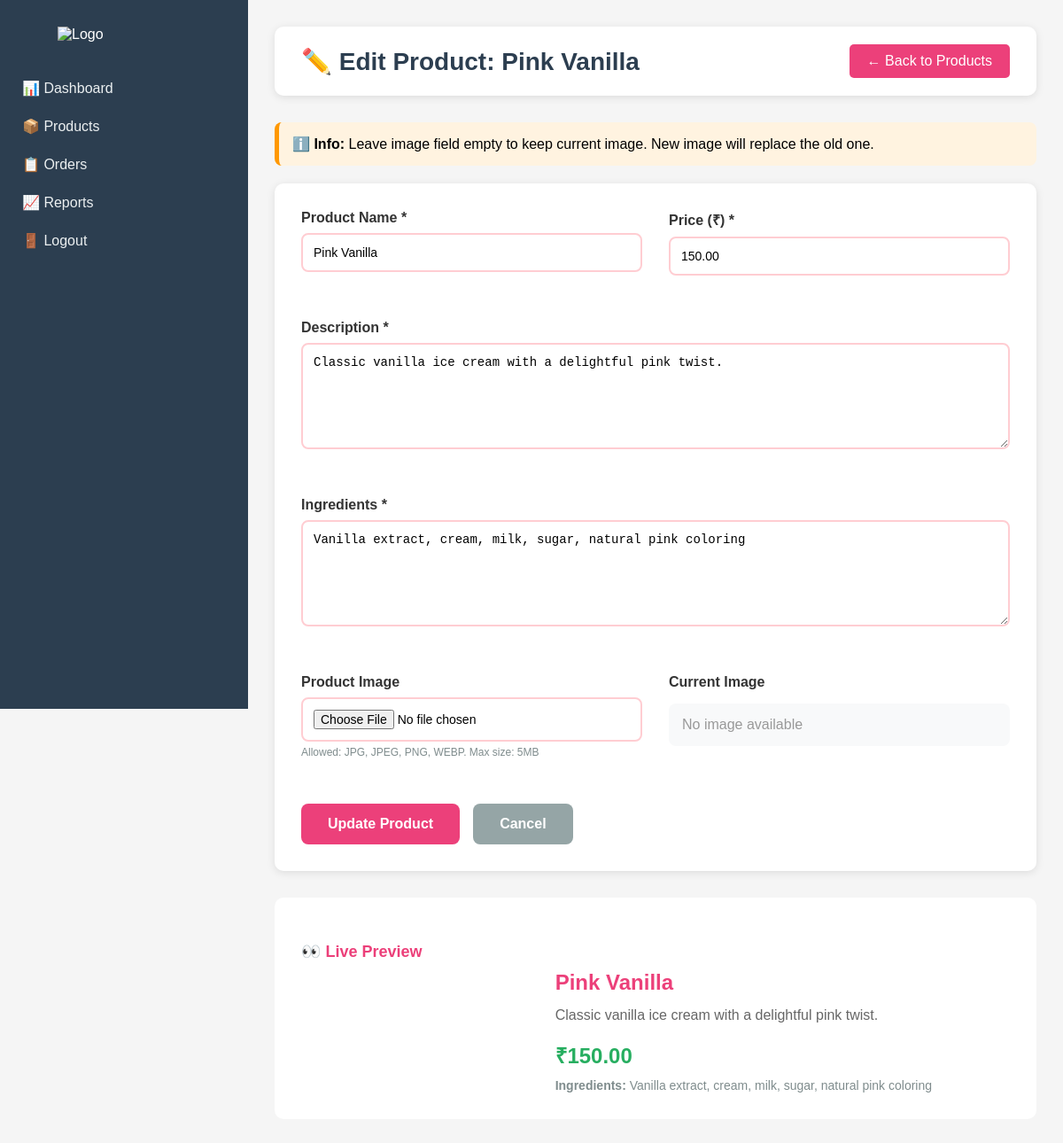
Screenshot of /admin/edit_product.php?id=2 (signed in) with the database file from the repository.
### tables this page shows
CREATE TABLE IF NOT EXISTS products (
    id INT AUTO_INCREMENT PRIMARY KEY,
    product_name VARCHAR(100) NOT NULL,
    category VARCHAR(50),
    type VARCHAR(50),
    price DECIMAL(10,2) NOT NULL,
    description TEXT,
    ingredients TEXT,
    image VARCHAR(255),
    created_at TIMESTAMP DEFAULT CURRENT_TIMESTAMP
);

### admin/edit_product.php (the view, shortened to what this page needs)
<?php
require_once 'config.php';
$product_id = isset($_GET['id']) ? intval($_GET['id']) : 0;
$sql = "SELECT * FROM products WHERE id = ?";
$stmt = $conn->prepare($sql);
$stmt->bind_param("i", $product_id);
$stmt->execute();
$result = $stmt->get_result();
$product = $result->fetch_assoc();
?>
<!DOCTYPE html>
<html lang="en">
<head>
</head>
<body>
    <div class="container">
        <div class="sidebar">
            <img src="../image/logo.png" alt="Logo">
            <ul>
                <li><a href="admin_dashboard.php">📊 Dashboard</a></li>
                <li><a href="manage_products.php">📦 Products</a></li>
                <li><a href="view_orders.php">📋 Orders</a></li>
                <li><a href="report.php">📈 Reports</a></li>
                <li><a href="logout.php">🚪 Logout</a></li>
            </ul>
        </div>
        <div class="main-content">
            <div class="header">
                <h1>✏️ Edit Product: <?php echo htmlspecialchars($product['product_name']); ?></h1>
                <a href="manage_products.php" class="back-btn">← Back to Products</a>
            </div>
            <div class="info-box">
                <strong>ℹ️ Info:</strong> Leave image field empty to keep current image. New image will replace the old one.
            </div>
            <div class="form-container">
                <form method="POST" enctype="multipart/form-data">
                    <div class="form-grid">
                        <div class="form-group">
                            <label>Product Name *</label>
                            <input type="text" name="product_name" value="<?php echo htmlspecialchars($product['product_name']); ?>" required>
                        </div>
                        <div class="form-group">
                            <label>Price (₹) *</label>
                            <input type="number" name="price" step="0.01" value="<?php echo htmlspecialchars($product['price']); ?>" required>
                        </div>
                        <div class="form-group full-width">
                            <label>Description *</label>
                            <textarea name="description" required><?php echo htmlspecialchars($product['description']); ?></textarea>
                        </div>
                        <div class="form-group full-width">
                            <label>Ingredients *</label>
                            <textarea name="ingredients" required><?php echo htmlspecialchars($product['ingredients']); ?></textarea>
                        </div>
                        <div class="form-group">
                            <label>Product Image</label>
                            <input type="file" name="image" accept="image/*">
                            <div class="image-hint">Allowed: JPG, JPEG, PNG, WEBP. Max size: 5MB</div>
                        </div>
                        <div class="form-group">
                            <label>Current Image</label>
                            <div class="current-image">
                                <?php if (!empty($product['image']) && file_exists($product['image'])): ?>
                                    <img src="<?php echo htmlspecialchars($product['image']); ?>"
                                         alt="<?php echo htmlspecialchars($product['product_name']); ?>">
                                <?php else: ?>
                                    <p style="color: #999;">No image available</p>
                                <?php endif; ?>
                            </div>
                        </div>
                    </div>
                    <div class="btn-group">
                        <button type="submit" class="btn-update">Update Product</button>
                        <a href="manage_products.php" class="btn-cancel">Cancel</a>
                    </div>
                </form>
            </div>
            <div style="margin-top: 30px; background: white; padding: 30px; border-radius: 10px;">
                <h3 class="preview-title">👀 Live Preview</h3>
                <div style="display: flex; gap: 30px; align-items: center; flex-wrap: wrap;">
                    <div style="flex: 2;">
                        <h2 style="color: #ec407a; margin-bottom: 10px;"><?php echo htmlspecialchars($product['product_name']); ?></h2>
                        <p style="color: #666; margin-bottom: 15px; line-height: 1.6;"><?php echo htmlspecialchars($product['description']); ?></p>
                        <p style="color: #27ae60; font-size: 24px; font-weight: bold; margin-bottom: 10px;">₹<?php echo number_format($product['price'], 2); ?></p>
                        <p style="color: #7f8c8d; font-size: 14px;"><strong>Ingredients:</strong> <?php echo htmlspecialchars($product['ingredients']); ?></p>
                    </div>
                </div>
            </div>
        </div>
    </div>
</body>
</html>

### admin/edit_product.php (style rules this page uses)
* { margin: 0; padding: 0; box-sizing: border-box; }
body { font-family: 'Arial', sans-serif; background: #f5f5f5; }
.container { display: flex; min-height: 100vh; }
.sidebar { width: 280px; background: #2c3e50; color: white; padding: 30px 0; position: fixed; height: 100vh; overflow-y: auto; }
.sidebar img { display: block; margin: 0 auto 30px; width: 150px; }
.sidebar ul { list-style: none; }
.sidebar a { display: block; padding: 12px 25px; color: #ecf0f1; text-decoration: none; transition: 0.3s; }
.main-content { flex: 1; margin-left: 280px; padding: 30px; }
.header { display: flex; justify-content: space-between; align-items: center; margin-bottom: 30px; background: white; padding: 20px 30px; border-radius: 10px; box-shadow: 0 2px 10px rgba(0,0,0,0.1); }
.header h1 { color: #2c3e50; font-size: 28px; }
.back-btn { padding: 10px 20px; background: #ec407a; color: white; text-decoration: none; border-radius: 5px; transition: 0.3s; }
.form-container { background: white; padding: 30px; border-radius: 10px; box-shadow: 0 2px 10px rgba(0,0,0,0.1); }
.form-grid { display: grid; grid-template-columns: 1fr 1fr; gap: 30px; }
.form-group { margin-bottom: 20px; }
.form-group.full-width { grid-column: span 2; }
label { display: block; margin-bottom: 8px; color: #333; font-weight: bold; }
input, textarea { width: 100%; padding: 12px; border: 2px solid #ffcdd2; border-radius: 8px; font-size: 14px; transition: 0.3s; }
textarea { height: 120px; resize: vertical; }
.current-image { margin: 15px 0; padding: 15px; background: #f8f9fa; border-radius: 8px; }
.image-hint { font-size: 12px; color: #7f8c8d; margin-top: 5px; }
.btn-group { display: flex; gap: 15px; margin-top: 30px; }
.btn-update { padding: 14px 30px; background: #ec407a; color: white; border: none; border-radius: 8px; font-size: 16px; font-weight: bold; cursor: pointer; transition: 0.3s; }
.btn-cancel { padding: 14px 30px; background: #95a5a6; color: white; text-decoration: none; border-radius: 8px; font-size: 16px; font-weight: bold; text-align: center; transition: 0.3s; }
.preview-title { color: #ec407a; margin: 20px 0 10px; font-size: 18px; }
.info-box { background: #fff3e0; padding: 15px; border-radius: 8px; margin-bottom: 20px; border-left: 5px solid #ff9800; }

### rows the page displays
products: product_name "Pink Vanilla", price "150.00", description "Classic vanilla ice cream with a delightful pink twist.", ingredients "Vanilla extract, cream, milk, sugar, natural pink coloring"
